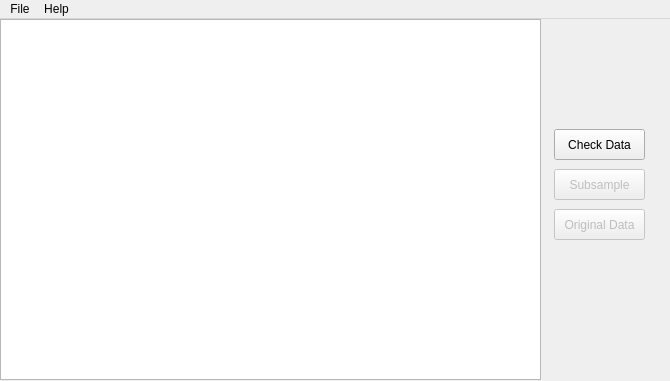
<?xml version="1.0" encoding="UTF-8"?>
<ui version="4.0">
 <class>MainWindow</class>
 <widget class="QMainWindow" name="MainWindow">
  <property name="geometry">
   <rect>
    <x>0</x>
    <y>0</y>
    <width>670</width>
    <height>381</height>
   </rect>
  </property>
  <property name="windowTitle">
   <string>MainWindow</string>
  </property>
  <widget class="QWidget" name="centralWidget">
   <widget class="QTableView" name="tableView">
    <property name="geometry">
     <rect>
      <x>0</x>
      <y>0</y>
      <width>541</width>
      <height>361</height>
     </rect>
    </property>
   </widget>
   <widget class="QPushButton" name="pushButton">
    <property name="geometry">
     <rect>
      <x>554</x>
      <y>110</y>
      <width>91</width>
      <height>31</height>
     </rect>
    </property>
    <property name="text">
     <string>Check Data</string>
    </property>
   </widget>
   <widget class="QPushButton" name="pushButton_2">
    <property name="enabled">
     <bool>false</bool>
    </property>
    <property name="geometry">
     <rect>
      <x>554</x>
      <y>150</y>
      <width>91</width>
      <height>31</height>
     </rect>
    </property>
    <property name="text">
     <string>Subsample</string>
    </property>
    <property name="checkable">
     <bool>false</bool>
    </property>
   </widget>
   <widget class="QPushButton" name="pushButton_3">
    <property name="enabled">
     <bool>false</bool>
    </property>
    <property name="geometry">
     <rect>
      <x>554</x>
      <y>190</y>
      <width>91</width>
      <height>31</height>
     </rect>
    </property>
    <property name="text">
     <string>Original Data</string>
    </property>
   </widget>
  </widget>
  <widget class="QMenuBar" name="menuBar">
   <property name="geometry">
    <rect>
     <x>0</x>
     <y>0</y>
     <width>670</width>
     <height>22</height>
    </rect>
   </property>
   <widget class="QMenu" name="menuFile">
    <property name="title">
     <string>File</string>
    </property>
    <addaction name="actionNew"/>
    <addaction name="actionOpen"/>
    <addaction name="actionSave_as"/>
    <addaction name="actionExit"/>
   </widget>
   <widget class="QMenu" name="menuHelp">
    <property name="title">
     <string>Help</string>
    </property>
    <addaction name="actionAbout"/>
   </widget>
   <addaction name="menuFile"/>
   <addaction name="menuHelp"/>
  </widget>
  <action name="actionNew">
   <property name="text">
    <string>New</string>
   </property>
  </action>
  <action name="actionOpen">
   <property name="text">
    <string>Open</string>
   </property>
  </action>
  <action name="actionSave_as">
   <property name="text">
    <string>Save as</string>
   </property>
  </action>
  <action name="actionExit">
   <property name="text">
    <string>Exit</string>
   </property>
  </action>
  <action name="actionAbout">
   <property name="text">
    <string>About</string>
   </property>
  </action>
 </widget>
 <resources/>
 <connections/>
</ui>
